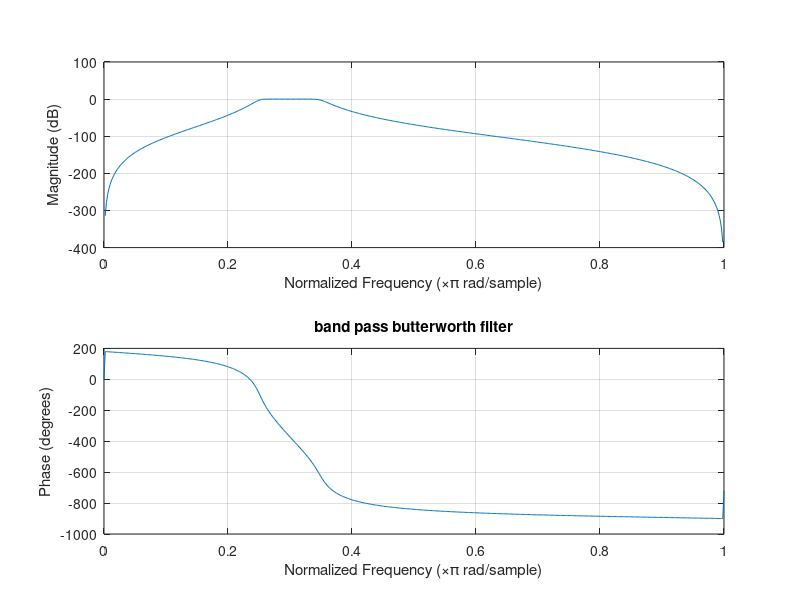

Recreate this plot in MATLAB.
clc;
close all;
clear;
fs=0:500;
wp=2*pi.*100/1000;
ws=2*pi.*150/1000;
Ap=15;
As=1;
N=6;
k=0:N-1;
wc=(wp+ws)/2;
[N,wc]:buttord(wp,ws,Ap,As);
[b,a]=butter(N,[0.25,0.35]);
 
#band pass filter
freqz(b,a);
title("band pass butterworth filter")




